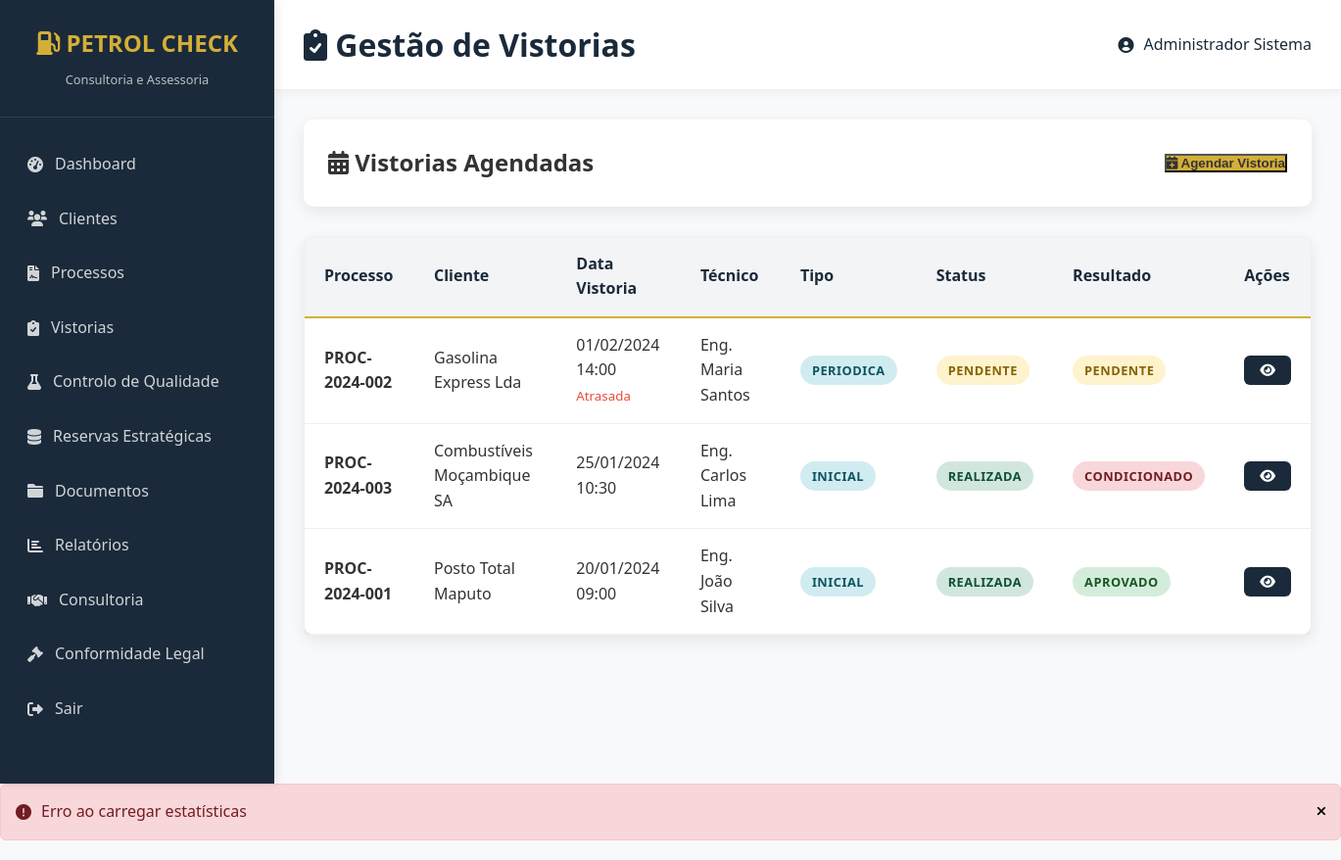
The page / (signed in) on the database its author committed.
### tables this page shows
CREATE TABLE vistorias (
    id INT PRIMARY KEY AUTO_INCREMENT,
    processo_id INT NOT NULL,
    data_vistoria DATETIME NOT NULL,
    tecnico_responsavel VARCHAR(100) NOT NULL,
    tipo_vistoria ENUM('inicial', 'periodica', 'extraordinaria') DEFAULT 'inicial',
    local_vistoria VARCHAR(255),
    resultado ENUM('aprovado', 'reprovado', 'condicionado') DEFAULT NULL,
    observacoes TEXT,
    status ENUM('pendente', 'realizada', 'cancelada') DEFAULT 'pendente',
    created_at TIMESTAMP DEFAULT CURRENT_TIMESTAMP,
    updated_at TIMESTAMP DEFAULT CURRENT_TIMESTAMP ON UPDATE CURRENT_TIMESTAMP,
    FOREIGN KEY (processo_id) REFERENCES processos(id) ON DELETE CASCADE
);

CREATE TABLE processos (
    id INT PRIMARY KEY AUTO_INCREMENT,
    cliente_id INT NOT NULL,
    numero_processo VARCHAR(50) UNIQUE,
    tipo_licenca ENUM(
        'producao_grande_escala',
        'producao_media_escala', 
        'producao_pequena_escala',
        'armazenagem_terminal',
        'armazenagem_central',
        'distribuicao',
        'retalho_posto',
        'retalho_central',
        'exportacao'
    ) NOT NULL,
    zona_licenciamento ENUM('A', 'B', 'C') DEFAULT 'B',
    data_inicio DATE NOT NULL,
    data_fim DATE,
    status ENUM('pendente', 'analise', 'aprovado', 'rejeitado', 'concluido') DEFAULT 'pendente',
    responsavel_tecnico VARCHAR(100),
    observacoes TEXT,
    created_at TIMESTAMP DEFAULT CURRENT_TIMESTAMP,
    updated_at TIMESTAMP DEFAULT CURRENT_TIMESTAMP ON UPDATE CURRENT_TIMESTAMP,
    FOREIGN KEY (cliente_id) REFERENCES clientes(id) ON DELETE CASCADE
);

CREATE TABLE clientes (
    id INT PRIMARY KEY AUTO_INCREMENT,
    nome_razao_social VARCHAR(255) NOT NULL,
    nif VARCHAR(20) UNIQUE NOT NULL,
    telefone VARCHAR(20),
    email VARCHAR(100),
    endereco TEXT,
    tipo_cliente ENUM('distribuidor', 'retalhista', 'produtor', 'importador', 'exportador') NOT NULL,
    atividade VARCHAR(255),
    status ENUM('ativo', 'inativo', 'pendente') DEFAULT 'ativo',
    created_at TIMESTAMP DEFAULT CURRENT_TIMESTAMP,
    updated_at TIMESTAMP DEFAULT CURRENT_TIMESTAMP ON UPDATE CURRENT_TIMESTAMP
);

### index.php (the view, shortened to what this page needs)
<?php
include '../../includes/config.php';
?>
<!DOCTYPE html>
<html lang="pt">
<head>
    <link rel="stylesheet" href="../../css/style.css">
    <link href="https://cdnjs.cloudflare.com/ajax/libs/font-awesome/6.0.0/css/all.min.css" rel="stylesheet">
</head>
<body>
    <div class="dashboard">
        <?php include '../../includes/sidebar.php'; ?>
        <div class="main-content">
            <header class="header">
                <h1><i class="fas fa-clipboard-check"></i> Gestão de Vistorias</h1>
                <div class="user-info">
                    <i class="fas fa-user-circle"></i> <?php echo $_SESSION['user_name']; ?>
                </div>
            </header>
            <div class="content-area">
                <div class="quick-actions">
                    <div style="display: flex; justify-content: space-between; align-items: center;">
                        <h2><i class="fas fa-calendar-alt"></i> Vistorias Agendadas</h2>
                        <button onclick="location.href='agendar.php'" class="btn-cta">
                            <i class="fas fa-calendar-plus"></i> Agendar Vistoria
                        </button>
                    </div>
                </div>
                <?php
                try {
                    $stmt = $pdo->prepare("
                        SELECT v.*, p.numero_processo, c.nome_razao_social
                        FROM vistorias v
                        LEFT JOIN processos p ON v.processo_id = p.id
                        LEFT JOIN clientes c ON p.cliente_id = c.id
                        ORDER BY v.data_vistoria DESC
                    ");
                    $stmt->execute();
                    $vistorias = $stmt->fetchAll();
                } catch (PDOException $e) {
                    echo "<div class='alert alert-danger'>Erro ao carregar vistorias: " . $e->getMessage() . "</div>";
                    $vistorias = [];
                }
                ?>
                <div class="card">
                    <div class="table-responsive">
                        <table class="data-table">
                            <thead>
                                <tr>
                                    <th>Processo</th>
                                    <th>Cliente</th>
                                    <th>Data Vistoria</th>
                                    <th>Técnico</th>
                                    <th>Tipo</th>
                                    <th>Status</th>
                                    <th>Resultado</th>
                                    <th>Ações</th>
                                </tr>
                            </thead>
                            <tbody>
                                <?php if (empty($vistorias)): ?>
                                    <tr>
                                        <td colspan="8" style="text-align: center; padding: 30px; color: var(--cinza-medio);">
                                            <i class="fas fa-clipboard-check" style="font-size: 3em; margin-bottom: 15px; display: block; color: var(--cinza-claro);"></i>
                                            Nenhuma vistoria encontrada
                                        </td>
                                    </tr>
                                <?php else: ?>
                                    <?php foreach ($vistorias as $vistoria): ?>
                                    <tr>
                                        <td><strong><?php echo htmlspecialchars($vistoria['numero_processo']); ?></strong></td>
                                        <td><?php echo htmlspecialchars($vistoria['nome_razao_social']); ?></td>
                                        <td>
                                            <?php echo date('d/m/Y H:i', strtotime($vistoria['data_vistoria'])); ?>
                                            <?php if (strtotime($vistoria['data_vistoria']) < time() && $vistoria['status'] == 'pendente'): ?>
                                                <br><small style="color: var(--vermelho);">Atrasada</small>
                                            <?php endif; ?>
                                        </td>
                                        <td><?php echo htmlspecialchars($vistoria['tecnico_responsavel']); ?></td>
                                        <td>
                                            <span class="badge badge-info">
                                                <?php echo ucfirst($vistoria['tipo_vistoria']); ?>
                                            </span>
                                        </td>
                                        <td>
                                            <?php echo getStatusBadge($vistoria['status']); ?>
                                        </td>
                                        <td>
                                            <?php if ($vistoria['resultado']): ?>
                                                <span class="badge badge-<?php echo $vistoria['resultado'] == 'aprovado' ? 'success' : 'danger'; ?>">
                                                    <?php echo ucfirst($vistoria['resultado']); ?>
                                                </span>
                                            <?php else: ?>
                                                <span class="badge badge-warning">Pendente</span>
                                            <?php endif; ?>
                                        </td>
                                        <td>
                                            <div style="display: flex; gap: 5px;">
                                                <button onclick="location.href='detalhes.php?id=<?php echo $vistoria['id']; ?>'"
                                                        class="btn btn-small btn-primary" title="Ver detalhes">
                                                    <i class="fas fa-eye"></i>
                                                </button>
                                            </div>
                                        </td>
                                    </tr>
                                    <?php endforeach; ?>
                                <?php endif; ?>
                            </tbody>
                        </table>
                    </div>
                </div>
            </div>
        </div>
    </div>
</body>
</html>

### config.php (shortened to what this page needs)
<?php
function getStatusBadge($status) {
    $statuses = [
        'pendente' => ['class' => 'status-pendente', 'text' => 'Pendente'],
        'analise' => ['class' => 'status-analise', 'text' => 'Em Análise'],
        'aprovado' => ['class' => 'status-aprovado', 'text' => 'Aprovado'],
        'rejeitado' => ['class' => 'status-rejeitado', 'text' => 'Rejeitado'],
        'concluido' => ['class' => 'status-concluido', 'text' => 'Concluído'],
        'realizada' => ['class' => 'status-concluido', 'text' => 'Realizada'],
        'cancelada' => ['class' => 'status-rejeitado', 'text' => 'Cancelada'],
        'atribuida' => ['class' => 'status-analise', 'text' => 'Atribuída'],
        'em_andamento' => ['class' => 'status-analise', 'text' => 'Em Andamento'],
        'ativo' => ['class' => 'status-aprovado', 'text' => 'Ativo'],
        'inativo' => ['class' => 'status-rejeitado', 'text' => 'Inativo']
    ];
    $statusInfo = $statuses[$status] ?? $statuses['pendente'];
    return '<span class="status-badge ' . $statusInfo['class'] . '">' . $statusInfo['text'] . '</span>';
}
?>

### style.css (style rules this page uses)
:root { --azul-petroleo: #1A2A3A; --azul-petroleo-escuro: #0F1A26; --azul-petroleo-hover: #2C3E50; --dourado: #D4AF37; --dourado-hover: #C19B2E; --branco: #FFFFFF; --verde: #27AE60; --vermelho: #E74C3C; --laranja: #F39C12; --azul-info: #3498DB; --cinza-escuro: #333333; --cinza-medio: #666666; --cinza-claro: #BDC3C7; --cinza-borda: #ECF0F1; --cinza-fundo: #f8f9fa; }
* { margin: 0; padding: 0; box-sizing: border-box; }
body { font-family: 'Segoe UI', Tahoma, Geneva, Verdana, sans-serif; background-color: var(--cinza-fundo); color: var(--cinza-escuro); line-height: 1.6; }
.dashboard { display: flex; min-height: 100vh; }
.main-content { flex: 1; margin-left: 280px; min-height: 100vh; display: flex; flex-direction: column; }
.card { background: var(--branco); border-radius: 10px; box-shadow: 0 5px 15px rgba(0,0,0,0.08); border: 1px solid var(--cinza-borda); transition: all 0.3s ease; }
.btn { display: inline-flex; align-items: center; gap: 8px; padding: 12px 24px; border: none; border-radius: 6px; font-size: 16px; font-weight: 600; cursor: pointer; transition: all 0.3s ease; text-decoration: none; text-align: center; justify-content: center; }
.btn-primary { background: var(--azul-petroleo); color: var(--branco); }
.btn-cta { background: var(--dourado); color: var(--cinza-escuro); font-weight: 700; }
.btn-small { padding: 8px 16px; font-size: 14px; }
.header { background: var(--branco); padding: 20px 30px; border-bottom: 1px solid var(--cinza-borda); box-shadow: 0 2px 10px rgba(0,0,0,0.05); display: flex; justify-content: space-between; align-items: center; }
.header h1 { color: var(--azul-petroleo); font-weight: 600; margin: 0; }
.content-area { padding: 30px; flex: 1; }
.table-responsive { overflow-x: auto; }
.data-table { width: 100%; border-collapse: collapse; background: var(--branco); border-radius: 10px; overflow: hidden; box-shadow: 0 5px 15px rgba(0,0,0,0.08); }
.data-table th, .data-table td { padding: 15px 20px; text-align: left; border-bottom: 1px solid var(--cinza-borda); }
.data-table th { background: rgba(26, 42, 58, 0.05); font-weight: 600; color: var(--azul-petroleo); border-bottom: 2px solid var(--dourado); }
.badge { padding: 6px 12px; border-radius: 20px; font-size: 0.8em; font-weight: 600; text-transform: uppercase; letter-spacing: 0.5px; }
.badge-success { background: #D4EDDA; color: #155724; }
.badge-warning { background: #FFF3CD; color: #856404; }
.badge-danger { background: #F8D7DA; color: #721C24; }
.badge-info { background: #D1ECF1; color: #0C5460; }
.status-badge { padding: 6px 12px; border-radius: 20px; font-size: 0.8em; font-weight: 600; text-transform: uppercase; letter-spacing: 0.5px; }
.status-pendente { background: #FFF3CD; color: #856404; }
.status-concluido { background: #D1E7DD; color: #0F5132; }
.quick-actions { background: var(--branco); padding: 25px; border-radius: 10px; margin-bottom: 30px; box-shadow: 0 5px 15px rgba(0,0,0,0.08); }
.user-info { display: flex; align-items: center; gap: 10px; color: var(--azul-petroleo); font-weight: 500; }

### rows shown on the page
vistorias: processo.numero_processo "PROC-2024-002", clientes.nome_razao_social "Gasolina Express Lda", data_vistoria "01/02/2024 14:00", shows "Atrasada", tecnico_responsavel "Eng. Maria Santos", tipo_vistoria "PERIODICA", status "PENDENTE"
vistorias: processo.numero_processo "PROC-2024-003", clientes.nome_razao_social "Combustíveis Moçambique SA", data_vistoria "25/01/2024 10:30", tecnico_responsavel "Eng. Carlos Lima", tipo_vistoria "INICIAL", status "REALIZADA", resultado "CONDICIONADO"
vistorias: processo.numero_processo "PROC-2024-001", clientes.nome_razao_social "Posto Total Maputo", data_vistoria "20/01/2024 09:00", tecnico_responsavel "Eng. João Silva", tipo_vistoria "INICIAL", status "REALIZADA", resultado "APROVADO"

### other values the page prints
$_SESSION['user_name'] "Administrador Sistema"
